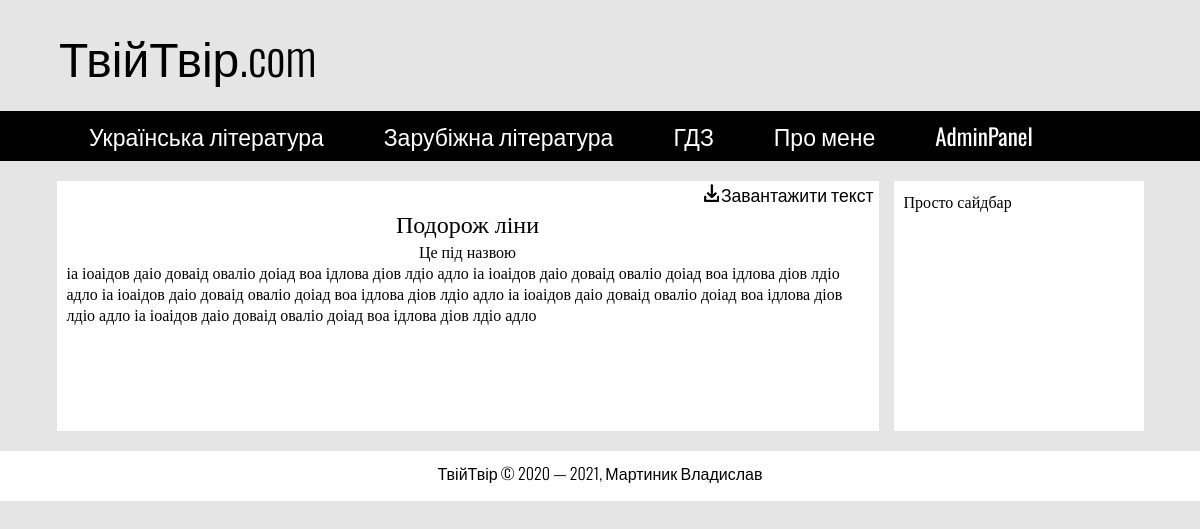
The app's page /writings/7 with its own data.
### tables this page shows
CREATE TABLE `writings` (
  `writing_id` int NOT NULL COMMENT 'ID твору',
  `author_id` int NOT NULL COMMENT 'ID автора',
  `title` varchar(255) NOT NULL COMMENT 'Назва твору',
  `full_text` text NOT NULL COMMENT 'Текст твору'
);

### config/routes.php (called while the page is built)
<?php
return array(
	'login' => 'login/index',
	'admnpanel/addauthor' => 'adminpanel/addauthor',
	'admnpanel/addwriting' => 'adminpanel/addwriting',
	'admnpanel/update/author/([1-9]+)' => 'adminpanel/updateauthor/$1',
	'admnpanel/update/writing/([1-9]+)' => 'adminpanel/updatewriting/$1',
	'admnpanel/update' => 'adminpanel/update',
	'admnpanel/delete/author/([1-9]+)' => 'adminpanel/deleteAuthor/$1',
	'admnpanel/delete/writing/([1-9]+)' => 'adminpanel/deleteWriting/$1',
	'admnpanel/delete' => 'adminpanel/delete',
	'admnpanel/select/author/([1-9]+)' => 'adminpanel/selectAuthor/$1',
	'admnpanel/select/writing/([1-9]+)' => 'adminpanel/selectWriting/$1',
	'admnpanel/logout' => 'adminpanel/logout',
	'admnpanel' => 'adminpanel/index',
 	'authors/([1-9]+)' => 'authors/view/$1',
	'authors' => 'authors/index',
	'writings/([1-9]+)' => 'writings/view/$1',
	'' => 'site/index',
);

### index.php (called while the page is built, shortened)
<?php
require_once(ROOT.'/components/Router.php');
$router = new Router();
$router->run();

### models/Writings.php (called while the page is built)
<?php
class Writings
{
	public static function getWritingById($id)
	{
		$id = intval($id);
		if ($id) {
			$db = Db::getConnection();
			$result = $db->query("SELECT * FROM writings WHERE writing_id = " . $id);
			$writing = $result->fetch(PDO::FETCH_ASSOC);
			return $writing;
		}
	}
}
?>

### views/Writings/indexWriting.php (the view)
<?php require_once(ROOT.'/views/header.php') ?>
      <div class="row">
        <div class="content">
          <p class="download-button"><a href="" ><img src="../images/download.png" alt="Download">Завантажити текст</a></p>
          <h2 class="content-name"><?php echo $writing['title'] ?></h2>
          <p class="content-undername">Це під назвою</p>
          <div class="content-text">
            <?php echo $writing['full_text'] ?>
          </div>
        </div>
        <div class="sidebar">
          <?php require_once(ROOT.'/views/sidebar.php') ?>
        </div>
      </div>
      <div class="footer">
        <?php require_once(ROOT.'/views/footer.php') ?>
      </div>
    </div>
  </body>
</html>

### components/Router.php (shortened to what this page needs)
<?php
class Router
{
	private $routes;
	public function __construct()
	{
		$routesPath = ROOT.'/config/routes.php';
		$this->routes = include($routesPath);
	}
	private function getURI()
	{
		if (!empty($_SERVER['REQUEST_URI'])) {
		return trim($_SERVER['REQUEST_URI'], '/');
		}
	}
	public function run()
	{
		$uri = $this->getURI();
		foreach ($this->routes as $uriPattern => $path) {
			if(preg_match("~$uriPattern~", $uri)) {
				$internalRoute = preg_replace("~$uriPattern~", $path, $uri);
				$segments = explode('/', $internalRoute);
				$controllerName = array_shift($segments).'Controller';
				$actionName = 'action'.ucfirst((array_shift($segments)));
				$paremeters = $segments;
				$controllerObject = new $controllerName;
				$result = call_user_func_array(array($controllerObject, $actionName), $paremeters);
				if ($result != null) {
					break;
				}
			}
		}
	}
}

### views/header.php (shortened to what this page needs)
<!DOCTYPE html>
<html lang="uk">
  <head>
    <link rel="stylesheet" href="../css/style.css">
  </head>
  <body>
    <div class="wrapper">
      <div class="header">
        <div class="header-top">
          <a href="/" class="logo">ТвійТвір.com</a>
        </div>
        <div class="header-bottom">
          <nav class="menu">
            <ul class="topmenu">
                <li><a href="/authors/">Українська література</a></li>
                <li><a href="">Зарубіжна література</a></li>
                <li><a href="">ГДЗ</a></li>
                <li><a href="">Про мене</a></li>
                <li><a href="/login">AdminPanel</a></li>
            </ul>
          </nav>
        </div>
      </div>

### views/sidebar.php
Просто сайдбар

### views/footer.php
<p class="foot-info">ТвійТвір © 2020 — 2021, Мартиник Владислав</p>

### css/style.css (style rules this page uses)
* { box-sizing: border-box; }
body { background: #e5e5e5; font-size: 100%; margin: 0 auto; }
.header { display: flex; flex-direction: column; }
.header-top { text-align: left; }
.header a { text-decoration: none; display: block; }
.logo { color: black; font-size: 3em; padding: 20px 0; max-width: 1370px; width: 100%; margin: 0 auto; font-family: 'Oswald', sans-serif; font-weight: 300; }
.header-bottom { background: black; }
.menu { display: table; max-width: 1370px; width: 100%; margin: 0 auto; }
.menu > ul { list-style: none; margin: 0; padding: 0; }
.topmenu::after { content: ""; display: table; clear: both; }
.topmenu > li { float: left; position: relative; }
.topmenu > li > a { font-family: 'Oswald', sans-serif; font-weight: 400; font-size: 23px; color: white; padding: 8px 30px; }
.row { width: 100%; max-width: 1370px; padding: 0px; margin: 20px auto; display: flex; justify-content: center; align-items: flex-start; }
.row div { background: white; color: black; text-align: left; }
.content { min-height: 250px; max-width: 1090px; width: 80%; font-family: 'Roboto Slab', serif; margin-right: 30px; }
.content-name { font-weight: 500; text-align: center; margin: 1px; }
.download-button { margin: 0; text-align: right; }
.download-button img { padding-right: 2px; }
.download-button a { padding: 1px 5px; font-size: 110%; font-family: 'Oswald', sans-serif; text-decoration: none; color: black; }
.content-undername { text-align: center; margin: 0; }
.content-text { padding: 0 10px; display: flex; justify-content: space-around; }
.sidebar { width: 19%; max-width: 250px; min-height: 250px; padding: 10px; font-family: 'Roboto Slab', serif; }
.footer { margin: 0 auto; width: 100%; min-height: 50px; background: white; text-align: center; font-family: 'Oswald', sans-serif; font-weight: 300; }
.foot-info { padding-top: 10px; }
@media screen and (min-width:1110px) and (max-width:1370px) { body { margin: 0 auto; } }
@media screen and (min-width:1110px) and (max-width:1370px) { .content { width: 60%; min-width: 822px; margin-right: 15px; } }
@media screen and (min-width:1110px) and (max-width:1370px) { .logo { width: 79%; min-width: 1082px; } }
@media screen and (min-width:1110px) and (max-width:1370px) { .menu { min-width: 1082px; width: 79%; } }
@media screen and (min-width:1110px) and (max-width:1370px) { .sidebar { min-width: 250px; } }

### records on screen
writings: title "Подорож ліни", full_text "іа іоаідов даіо доваід оваліо доіад воа ідлова діов лдіо адло іа іоаідов даіо доваід оваліо доіад воа ідлова діов лдіо адло іа іоаідов даіо доваід оваліо доіад воа ідлова діов лдіо адло іа іоаідов даіо доваід оваліо доіад воа ідлова діов лдіо адло іа іоаідов даіо доваід оваліо доіад воа ідлова діов лдіо адло"
